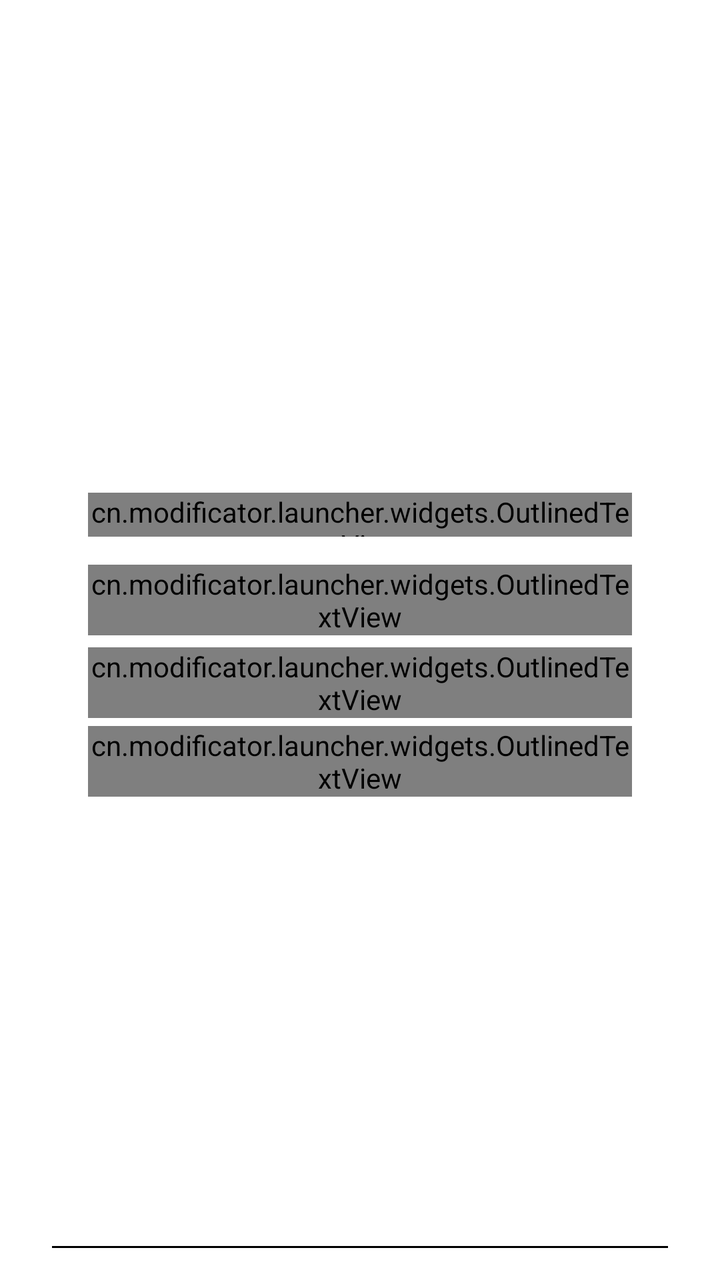
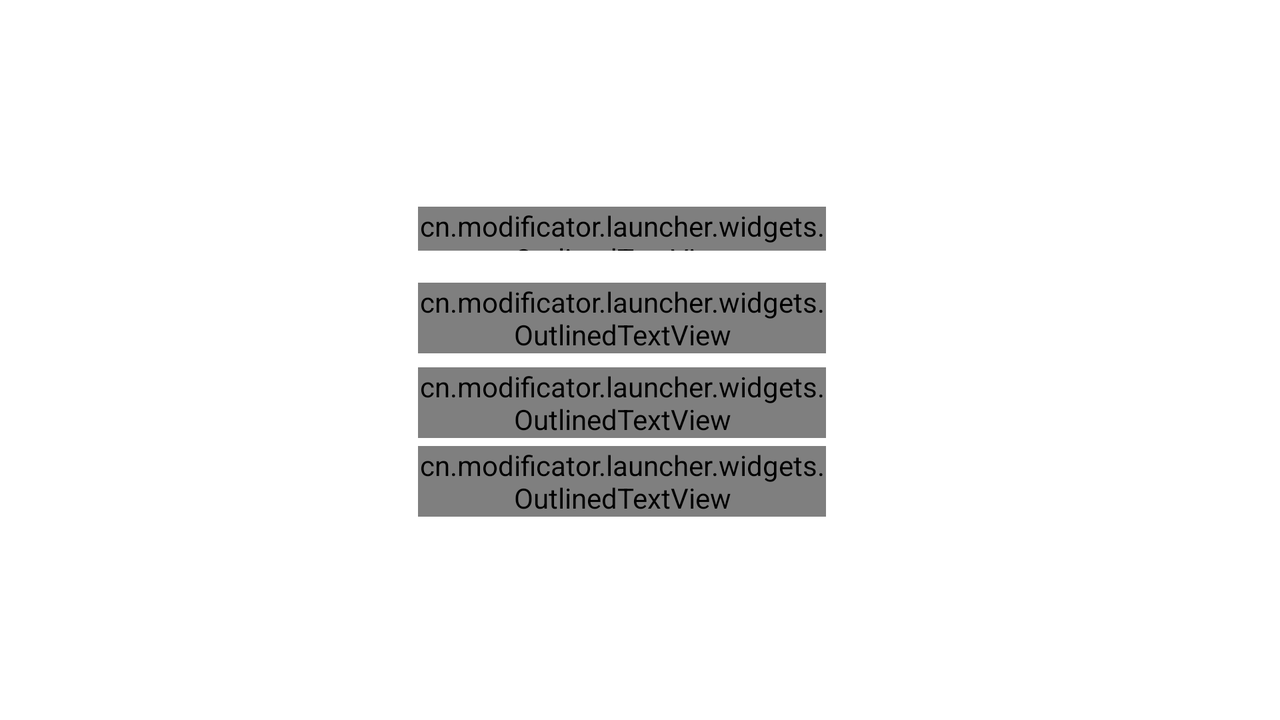

The same Android screen from two of the app's own layout files: first res/layout/ as a phone draws it, then the repository's variant for another configuration, drawn on a device whose configuration selects that folder. Both files follow.
<!-- AndroidManifest.xml: activity theme AppTheme -->
<!-- res/layout/activity_standby.xml -->
<?xml version="1.0" encoding="utf-8"?>
<LinearLayout xmlns:android="http://schemas.android.com/apk/res/android"
    xmlns:tools="http://schemas.android.com/tools"
    android:id="@+id/standbyRoot"
    android:layout_width="match_parent"
    android:layout_height="match_parent"
    android:background="@color/white"
    android:orientation="vertical"
    android:paddingLeft="26dp"
    android:paddingRight="26dp"
    android:paddingTop="22dp"
    android:paddingBottom="16dp">

    <LinearLayout
        android:layout_width="match_parent"
        android:layout_height="0dp"
        android:layout_weight="1"
        android:gravity="center"
        android:orientation="vertical">

        <LinearLayout
            android:id="@+id/standbyClockPanel"
            android:layout_width="match_parent"
            android:layout_height="wrap_content"
            android:gravity="center"
            android:orientation="vertical"
            android:paddingLeft="18dp"
            android:paddingRight="18dp"
            android:paddingTop="18dp"
            android:paddingBottom="18dp">

            <cn.modificator.launcher.widgets.OutlinedTextView
                android:id="@+id/standbyMode"
                android:layout_width="match_parent"
                android:layout_height="22dp"
                android:gravity="center"
                android:includeFontPadding="false"
                android:textColor="#000000"
                android:textSize="13sp"
                tools:text="待机页预览" />

            <cn.modificator.launcher.widgets.OutlinedTextView
                android:id="@+id/standbyTime"
                android:layout_width="match_parent"
                android:layout_height="wrap_content"
                android:layout_marginTop="14dp"
                android:gravity="center"
                android:includeFontPadding="false"
                android:textColor="#000000"
                android:textSize="64sp"
                tools:text="12:35" />

            <cn.modificator.launcher.widgets.OutlinedTextView
                android:id="@+id/standbyDate"
                android:layout_width="match_parent"
                android:layout_height="wrap_content"
                android:layout_marginTop="6dp"
                android:gravity="center"
                android:includeFontPadding="false"
                android:textColor="#000000"
                android:textSize="17sp"
                tools:text="5月11日 星期一" />

            <cn.modificator.launcher.widgets.OutlinedTextView
                android:id="@+id/standbyLunar"
                android:layout_width="match_parent"
                android:layout_height="wrap_content"
                android:layout_marginTop="4dp"
                android:gravity="center"
                android:includeFontPadding="false"
                android:textColor="#000000"
                android:textSize="13sp"
                tools:text="上午" />

            <LinearLayout
                android:layout_width="match_parent"
                android:layout_height="52dp"
                android:layout_marginTop="14dp"
                android:gravity="center"
                android:orientation="horizontal"
                android:visibility="gone">

                <cn.modificator.launcher.widgets.BatteryView
                    android:id="@+id/standbyBatteryIcon"
                    android:layout_width="23dp"
                    android:layout_height="39dp" />

                <TextView
                    android:id="@+id/standbyBatteryLevel"
                    android:layout_width="88dp"
                    android:layout_height="match_parent"
                    android:layout_marginLeft="16dp"
                    android:gravity="center_vertical"
                    android:includeFontPadding="false"
                    android:textColor="#000000"
                    android:textSize="28sp"
                    tools:text="83%" />

                <TextView
                    android:id="@+id/standbyBatteryState"
                    android:layout_width="86dp"
                    android:layout_height="match_parent"
                    android:gravity="center_vertical"
                    android:includeFontPadding="false"
                    android:textColor="#000000"
                    android:textSize="15sp"
                    tools:text="充电中" />
            </LinearLayout>
        </LinearLayout>
    </LinearLayout>

    <View
        android:layout_width="match_parent"
        android:layout_height="1dp"
        android:background="#000000" />

    <LinearLayout
        android:id="@+id/readingPage"
        android:layout_width="match_parent"
        android:layout_height="218dp"
        android:orientation="vertical"
        android:paddingTop="10dp"
        android:visibility="gone">

        <LinearLayout
            android:id="@+id/readingTitleBar"
            android:layout_width="match_parent"
            android:layout_height="24dp"
            android:gravity="center_vertical"
            android:orientation="horizontal">

            <TextView
                android:id="@+id/readingStatus"
                android:layout_width="0dp"
                android:layout_height="match_parent"
                android:layout_weight="1"
                android:ellipsize="end"
                android:gravity="center_vertical"
                android:includeFontPadding="false"
                android:singleLine="true"
                android:text="阅读进度"
                android:textColor="#000000"
                android:textSize="17sp" />

            <TextView
                android:id="@+id/readingRefreshAction"
                android:layout_width="wrap_content"
                android:layout_height="match_parent"
                android:gravity="center"
                android:includeFontPadding="false"
                android:minWidth="48dp"
                android:text="刷新"
                android:textColor="#000000"
                android:textSize="14sp" />
        </LinearLayout>

        <LinearLayout
            android:id="@+id/readingBooksList"
            android:layout_width="match_parent"
            android:layout_height="0dp"
            android:layout_weight="1"
            android:orientation="vertical" />
    </LinearLayout>
</LinearLayout>
<!-- resources referenced by this layout -->
<resources>
  <style name="AppTheme" parent="@android:style/Theme.DeviceDefault.Light.NoActionBar">
          
          <item name="android:windowAnimationStyle">@style/notAnimation</item>
          <item name="android:statusBarColor" tools:targetApi="m">@color/white</item>
          <item name="android:windowDrawsSystemBarBackgrounds" tools:targetApi="m">true</item>
          <item name="android:windowLightStatusBar" tools:targetApi="m">true</item>
          <item name="android:windowLightNavigationBar" tools:targetApi="o_mr1">true</item>
          <item name="android:navigationBarColor" tools:targetApi="o_mr1">@color/white</item>
          <item name="android:colorAccent">#000000</item>
          <item name="android:colorControlActivated">#000000</item>
          <item name="android:textColor">@color/black</item>
  
          <item name="android:windowBackground">@color/white</item>
          <item name="android:colorBackgroundCacheHint">@null</item>
          <item name="android:windowShowWallpaper">false</item>
  
  
      </style>
  <style name="notAnimation">
          <item name="android:activityOpenEnterAnimation">@null</item>
          <item name="android:activityOpenExitAnimation">@null</item>
          <item name="android:activityCloseEnterAnimation">@null</item>
          <item name="android:activityCloseExitAnimation">@null</item>
          <item name="android:taskOpenEnterAnimation">@null</item>
          <item name="android:taskOpenExitAnimation">@null</item>
          <item name="android:taskCloseEnterAnimation">@null</item>
          <item name="android:taskCloseExitAnimation">@null</item>
          <item name="android:taskToFrontEnterAnimation">@null</item>
          <item name="android:taskToFrontExitAnimation">@null</item>
          <item name="android:taskToBackEnterAnimation">@null</item>
          <item name="android:taskToBackExitAnimation">@null</item>
      </style>
</resources>
<!-- res/layout-land/activity_standby.xml (the repository's variant of the layout above) -->
<!-- drawn on the phone turned sideways -->
<?xml version="1.0" encoding="utf-8"?>
<LinearLayout xmlns:android="http://schemas.android.com/apk/res/android"
    xmlns:tools="http://schemas.android.com/tools"
    android:id="@+id/standbyRoot"
    android:layout_width="match_parent"
    android:layout_height="match_parent"
    android:background="@color/white"
    android:gravity="center"
    android:orientation="horizontal"
    android:paddingLeft="28dp"
    android:paddingRight="28dp"
    android:paddingTop="20dp"
    android:paddingBottom="18dp">

    <LinearLayout
        android:layout_width="250dp"
        android:layout_height="match_parent"
        android:gravity="center"
        android:orientation="vertical"
        android:paddingRight="18dp">

        <LinearLayout
            android:id="@+id/standbyClockPanel"
            android:layout_width="match_parent"
            android:layout_height="wrap_content"
            android:gravity="center"
            android:orientation="vertical"
            android:paddingLeft="14dp"
            android:paddingRight="14dp"
            android:paddingTop="16dp"
            android:paddingBottom="16dp">

            <cn.modificator.launcher.widgets.OutlinedTextView
                android:id="@+id/standbyMode"
                android:layout_width="match_parent"
                android:layout_height="22dp"
                android:gravity="center"
                android:includeFontPadding="false"
                android:textColor="#000000"
                android:textSize="13sp"
                tools:text="待机页预览" />

            <cn.modificator.launcher.widgets.OutlinedTextView
                android:id="@+id/standbyTime"
                android:layout_width="match_parent"
                android:layout_height="wrap_content"
                android:layout_marginTop="16dp"
                android:gravity="center"
                android:includeFontPadding="false"
                android:textColor="#000000"
                android:textSize="62sp"
                tools:text="12:35" />

            <cn.modificator.launcher.widgets.OutlinedTextView
                android:id="@+id/standbyDate"
                android:layout_width="match_parent"
                android:layout_height="wrap_content"
                android:layout_marginTop="7dp"
                android:gravity="center"
                android:includeFontPadding="false"
                android:textColor="#000000"
                android:textSize="17sp"
                tools:text="5月11日 星期一" />

            <cn.modificator.launcher.widgets.OutlinedTextView
                android:id="@+id/standbyLunar"
                android:layout_width="match_parent"
                android:layout_height="wrap_content"
                android:layout_marginTop="4dp"
                android:gravity="center"
                android:includeFontPadding="false"
                android:textColor="#000000"
                android:textSize="12sp"
                tools:text="上午" />

            <LinearLayout
                android:layout_width="match_parent"
                android:layout_height="54dp"
                android:layout_marginTop="20dp"
                android:gravity="center"
                android:orientation="horizontal"
                android:visibility="gone">

                <cn.modificator.launcher.widgets.BatteryView
                    android:id="@+id/standbyBatteryIcon"
                    android:layout_width="42dp"
                    android:layout_height="23dp" />

                <TextView
                    android:id="@+id/standbyBatteryLevel"
                    android:layout_width="86dp"
                    android:layout_height="match_parent"
                    android:layout_marginLeft="16dp"
                    android:gravity="center_vertical"
                    android:includeFontPadding="false"
                    android:textColor="#000000"
                    android:textSize="28sp"
                    tools:text="83%" />

                <TextView
                    android:id="@+id/standbyBatteryState"
                    android:layout_width="72dp"
                    android:layout_height="match_parent"
                    android:gravity="center_vertical"
                    android:includeFontPadding="false"
                    android:textColor="#000000"
                    android:textSize="13sp"
                    tools:text="充电中" />
            </LinearLayout>
        </LinearLayout>
    </LinearLayout>

    <View
        android:layout_width="1dp"
        android:layout_height="match_parent"
        android:background="#000000"
        android:visibility="gone" />

    <LinearLayout
        android:id="@+id/readingPage"
        android:layout_width="0dp"
        android:layout_height="match_parent"
        android:layout_marginLeft="18dp"
        android:layout_weight="1"
        android:orientation="vertical"
        android:visibility="gone">

        <LinearLayout
            android:id="@+id/readingTitleBar"
            android:layout_width="match_parent"
            android:layout_height="24dp"
            android:gravity="center_vertical"
            android:orientation="horizontal">

            <TextView
                android:id="@+id/readingStatus"
                android:layout_width="0dp"
                android:layout_height="match_parent"
                android:layout_weight="1"
                android:ellipsize="end"
                android:gravity="center_vertical"
                android:includeFontPadding="false"
                android:singleLine="true"
                android:text="阅读进度"
                android:textColor="#000000"
                android:textSize="16sp" />

            <TextView
                android:id="@+id/readingRefreshAction"
                android:layout_width="wrap_content"
                android:layout_height="match_parent"
                android:gravity="center"
                android:includeFontPadding="false"
                android:minWidth="48dp"
                android:text="刷新"
                android:textColor="#000000"
                android:textSize="14sp" />
        </LinearLayout>

        <LinearLayout
            android:id="@+id/readingBooksList"
            android:layout_width="match_parent"
            android:layout_height="0dp"
            android:layout_weight="1"
            android:orientation="vertical" />
    </LinearLayout>
</LinearLayout>
